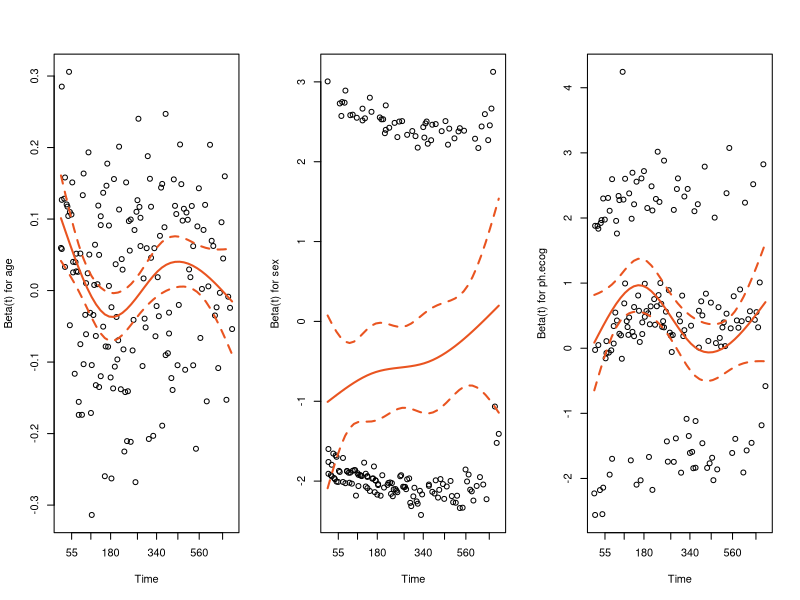
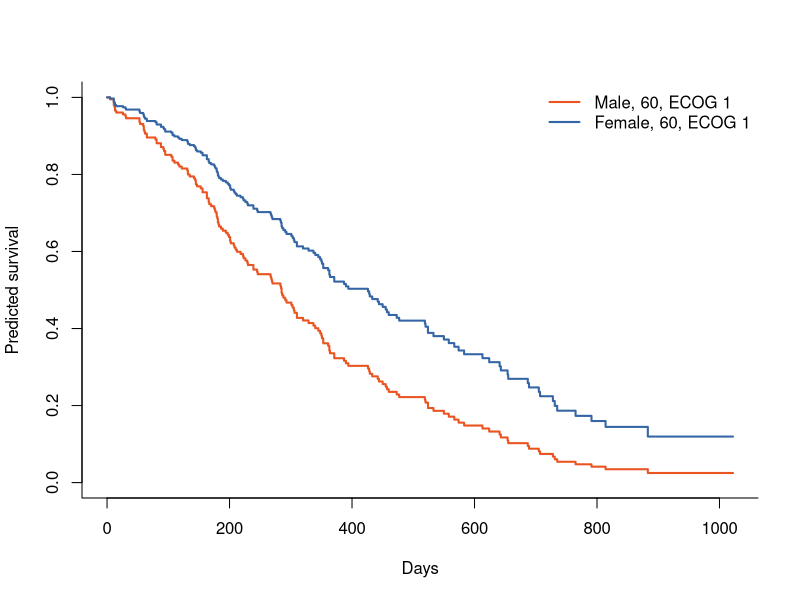

Generate these figures, in order, with R:
# Cox proportional hazards ---------------------------------------------------

library(survival)

fit <- coxph(Surv(time, status) ~ age + sex + ph.ecog, data = lung)
summary(fit)

# Hazard ratios with 95% CI
round(exp(cbind(HR = coef(fit), confint(fit))), 3)

# Checking proportional hazards with Schoenfeld residuals
ph <- cox.zph(fit)
ph
par(mfrow = c(1, 3))
plot(ph, col = "#E95420", lwd = 2)
par(mfrow = c(1, 1))

# Adjusted survival curves for two hypothetical patients
newpat <- data.frame(age = c(60, 60), sex = c(1, 2), ph.ecog = c(1, 1))
plot(survfit(fit, newdata = newpat), col = c("#E95420", "#3465A4"), lwd = 2,
     xlab = "Days", ylab = "Predicted survival", bty = "l")
legend("topright", c("Male, 60, ECOG 1", "Female, 60, ECOG 1"),
       col = c("#E95420", "#3465A4"), lwd = 2, bty = "n")
